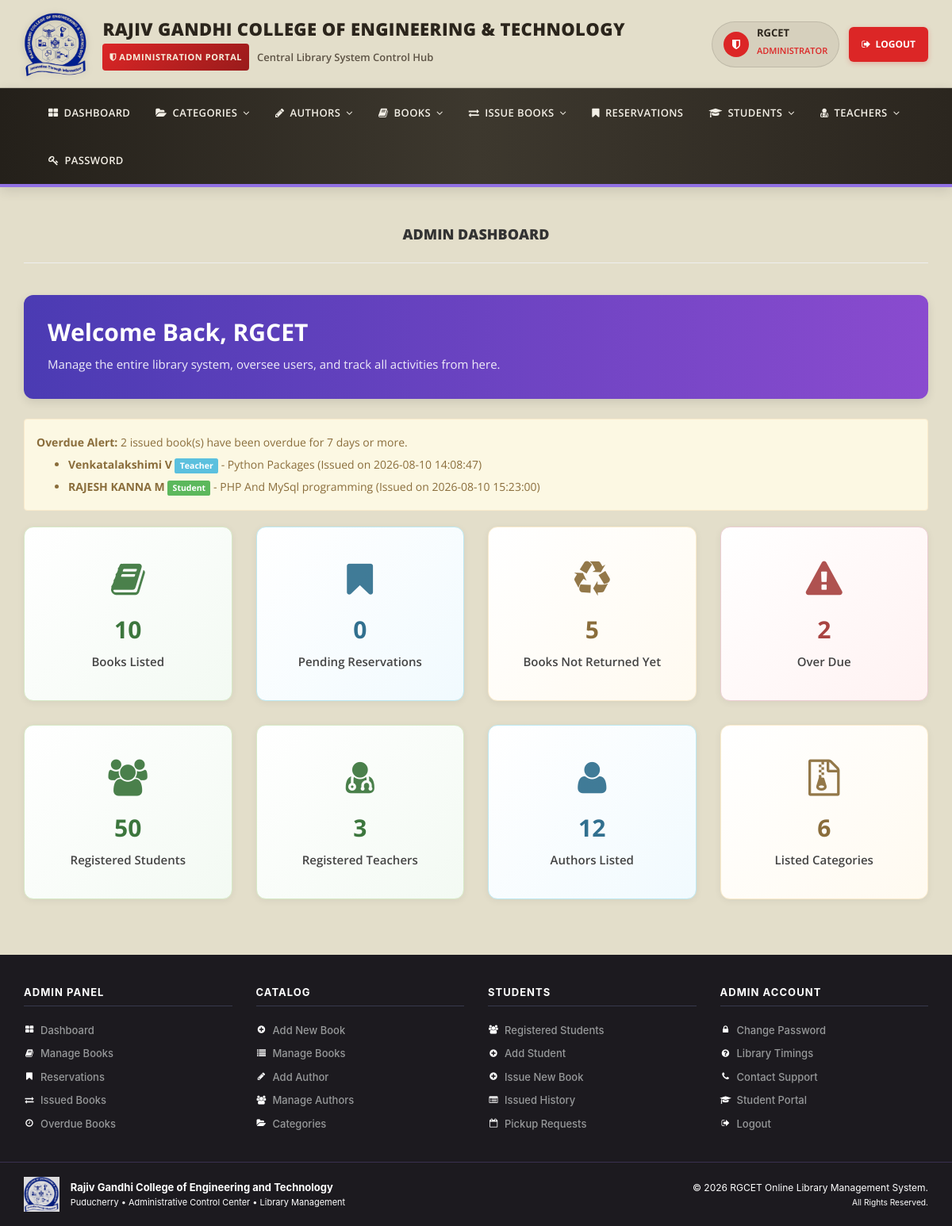
Screenshot of /admin/dashboard.php (signed in) with the database file from the repository.
### tables this page shows
CREATE TABLE `tblissuedbookdetails` (

  `id` int(11) NOT NULL AUTO_INCREMENT,

  `BookId` int(11) DEFAULT NULL,

  `StudentID` varchar(150) DEFAULT NULL,

  `IssuesDate` timestamp NULL DEFAULT current_timestamp(),

  `ReturnDate` timestamp NULL DEFAULT NULL ON UPDATE current_timestamp(),

  `RetrunStatus` int(1) DEFAULT NULL,

  `fine` int(11) DEFAULT NULL,

  `remark` mediumtext NOT NULL,

  PRIMARY KEY (`id`)

);

CREATE TABLE `tblbooks` (

  `id` int(11) NOT NULL AUTO_INCREMENT,

  `BookName` varchar(255) DEFAULT NULL,

  `CatId` int(11) DEFAULT NULL,

  `AuthorId` int(11) DEFAULT NULL,

  `ISBNNumber` varchar(25) DEFAULT NULL,

  `BookPrice` decimal(10,2) DEFAULT NULL,

  `bookImage` varchar(250) NOT NULL,

  `bookPdf` varchar(255) DEFAULT NULL,

  `isIssued` int(1) DEFAULT NULL,

  `RegDate` timestamp NULL DEFAULT current_timestamp(),

  `UpdationDate` timestamp NULL DEFAULT NULL ON UPDATE current_timestamp(),

  `bookQty` int(11) DEFAULT NULL,

  PRIMARY KEY (`id`)

);

### admin/dashboard.php (the view, shortened to what this page needs)
<?php
include('includes/config.php');
if (strlen($_SESSION['alogin']) == 0) {
    header('location:index.php');
} else {
    $overdueBooks = array();
    $overdueCount = 0;
    $sqlOverdue = "SELECT
                    tblissuedbookdetails.id,
                    COALESCE(tblstudents.FullName, tblteachers.FullName) as FullName,
                    tblbooks.BookName,
                    tblissuedbookdetails.IssuesDate,
                    tblissuedbookdetails.StudentID as MemberID
                FROM tblissuedbookdetails
                LEFT JOIN tblstudents ON tblstudents.StudentId = tblissuedbookdetails.StudentId
                LEFT JOIN tblteachers ON tblteachers.TeacherId = tblissuedbookdetails.StudentId
                JOIN tblbooks ON tblbooks.id = tblissuedbookdetails.BookId
                WHERE (tblissuedbookdetails.RetrunStatus = '' OR tblissuedbookdetails.RetrunStatus IS NULL)
                ORDER BY tblissuedbookdetails.IssuesDate ASC";
    $queryOverdue = $dbh->prepare($sqlOverdue);
    $queryOverdue->execute();
    $resultsOverdue = $queryOverdue->fetchAll(PDO::FETCH_OBJ);
    if (count($resultsOverdue) > 0) {
        foreach ($resultsOverdue as $row) {
            $issueDateRaw = $row->IssuesDate;
            if (!empty($issueDateRaw)) {
                $issueDate = DateTime::createFromFormat('Y-m-d H:i:s', $issueDateRaw);
                if ($issueDate) {
                    $today = new DateTime('today');
                    $interval = $issueDate->diff($today);
                    $daysSinceIssue = (int) $interval->format('%a');
                    if ($daysSinceIssue >= 7) {
                        $overdueBooks[] = $row;
                        $overdueCount++;
                    }
                }
            }
        }
    }
    ?>
    <!DOCTYPE html>
    <html xmlns="http://www.w3.org/1999/xhtml">
    <head>
        <link href="assets/css/bootstrap.css" rel="stylesheet" />
        <link href="assets/css/font-awesome.css" rel="stylesheet" />
        <link href="assets/css/style.css?v=1.5" rel="stylesheet" />
    </head>
    <body>
        <?php include('includes/header.php'); ?>
        <div class="content-wrapper">
            <div class="container">
                <div class="row pad-botm">
                    <div class="col-md-12">
                        <h4 class="header-line" align="center">ADMIN DASHBOARD</h4>
                    </div>
                </div>
                <?php if (isset($_SESSION['FullName'])) { ?>
                    <div class="row">
                        <div class="col-md-12">
                            <div
                                style="background: linear-gradient(to right, #4b3bb3, #8a4bcf); padding: 30px; border-radius: 12px; color: white; margin-bottom: 25px; box-shadow: 0 4px 12px rgba(0,0,0,0.1);">
                                <h2 style="margin-top: 0; font-weight: 700;">Welcome Back,
                                    <?php echo htmlentities($_SESSION['FullName']); ?></h2>
                                <p style="margin-bottom: 0; font-size: 15px; opacity: 0.9;">Manage the entire library system,
                                    oversee users, and track all activities from here.</p>
                            </div>
                        </div>
                    </div>
                <?php } ?>
                <?php if ($overdueCount > 0) { ?>
                    <div class="row">
                        <div class="col-md-12">
                            <div class="alert alert-warning">
                                <strong>Overdue Alert:</strong> <?php echo htmlentities($overdueCount); ?> issued book(s) have
                                been overdue for 7 days or more.
                                <ul class="margin-top-10">
                                    <?php foreach ($overdueBooks as $overdue) { ?>
                                        <li>
                                            <strong><?php echo htmlentities($overdue->FullName); ?></strong>
                                            <?php if (stripos($overdue->MemberID, 'TID') === 0): ?>
                                                <span class="label label-info">Teacher</span>
                                            <?php else: ?>
                                                <span class="label label-success">Student</span>
                                            <?php endif; ?>
                                            - <?php echo htmlentities($overdue->BookName); ?>
                                            (Issued on <?php echo htmlentities($overdue->IssuesDate); ?>)
                                        </li>
                                    <?php } ?>
                                </ul>
                            </div>
                        </div>
                    </div>
                <?php } ?>
                <div class="row">
                    <a href="manage-books.php">
                        <div class="col-md-3 col-sm-3 col-xs-6">
                            <div class="dashboard-card dashboard-card-success text-center">
                                <i class="fa fa-book fa-5x"></i>
                                <?php
                                $sql = "SELECT id from tblbooks";
                                $query = $dbh->prepare($sql);
                                $query->execute();
                                $results = $query->fetchAll(PDO::FETCH_OBJ);
                                $listdbooks = count($results);
                                ?>
                                <h3><?php echo htmlentities($listdbooks); ?></h3>
                                <div class="card-label">Books Listed</div>
                            </div>
                        </div>
                    </a>
                    <a href="manage-reservations.php">
                        <div class="col-md-3 col-sm-3 col-xs-6">
                            <div class="dashboard-card dashboard-card-info text-center">
                                <i class="fa fa-bookmark fa-5x"></i>
                                <?php
                                $sqlRes = "SELECT id from tblreservations where Status = 'Reserved'";
                                $queryRes = $dbh->prepare($sqlRes);
                                $queryRes->execute();
                                $totalReservations = $queryRes->rowCount();
                                ?>
                                <h3><?php echo htmlentities($totalReservations); ?></h3>
                                <div class="card-label">Pending Reservations</div>
                            </div>
                        </div>
                    </a>
                    <a href="manage-issued-books.php?status=not_returned">
                        <div class="col-md-3 col-sm-3 col-xs-6">
                            <div class="dashboard-card dashboard-card-warning text-center">
                                <i class="fa fa-recycle fa-5x"></i>
                                <?php
                                $sql2 = "SELECT id from tblissuedbookdetails where (RetrunStatus='' || RetrunStatus is null)";
                                $query2 = $dbh->prepare($sql2);
                                $query2->execute();
                                $results2 = $query2->fetchAll(PDO::FETCH_OBJ);
                                $returnedbooks = count($results2);
                                ?>
                                <h3><?php echo htmlentities($returnedbooks); ?></h3>
                                <div class="card-label">Books Not Returned Yet</div>
                            </div>
                        </div>
                    </a>
                    <a href="overdue-details.php">
                        <div class="col-md-3 col-sm-3 col-xs-6">
                            <div class="dashboard-card dashboard-card-danger text-center">
                                <i class="fa fa-exclamation-triangle fa-5x"></i>
                                <h3><?php echo htmlentities($overdueCount); ?></h3>
                                <div class="card-label">Over Due</div>
                            </div>
                        </div>
                    </a>
                </div>
                <div class="row">
                    <a href="reg-students.php">
                        <div class="col-md-3 col-sm-3 col-xs-6">
                            <div class="dashboard-card dashboard-card-success text-center">
                                <i class="fa fa-users fa-5x"></i>
                                <?php
                                $sql3 = "SELECT id from tblstudents";
                                $query3 = $dbh->prepare($sql3);
                                $query3->execute();
                                $results3 = $query3->fetchAll(PDO::FETCH_OBJ);
                                $regstds = count($results3);
                                ?>
                                <h3><?php echo htmlentities($regstds); ?></h3>
                                <div class="card-label">Registered Students</div>
                            </div>
                        </div>
                    </a>
                    <a href="reg-teachers.php">
                        <div class="col-md-3 col-sm-3 col-xs-6">
                            <div class="dashboard-card dashboard-card-success text-center">
                                <i class="fa fa-user-md fa-5x"></i>
                                <?php
                                $sqlT = "SELECT id from tblteachers";
                                $queryT = $dbh->prepare($sqlT);
                                $queryT->execute();
                                $resultsT = $queryT->fetchAll(PDO::FETCH_OBJ);
                                $regteachers = count($resultsT);
                                ?>
                                <h3><?php echo htmlentities($regteachers); ?></h3>
                                <div class="card-label">Registered Teachers</div>
                            </div>
                        </div>
                    </a>
                    <a href="manage-authors.php">
                        <div class="col-md-3 col-sm-3 col-xs-6">
                            <div class="dashboard-card dashboard-card-info text-center">
                                <i class="fa fa-user fa-5x"></i>
                                <?php
                                $sq4 = "SELECT id from tblauthors";
                                $query4 = $dbh->prepare($sq4);
                                $query4->execute();
                                $results4 = $query4->fetchAll(PDO::FETCH_OBJ);
                                $listdathrs = count($results4);
                                ?>
                                <h3><?php echo htmlentities($listdathrs); ?></h3>
                                <div class="card-label">Authors Listed</div>
                            </div>
                        </div>
                    </a>
                    <a href="manage-categories.php">
                        <div class="col-md-3 col-sm-3 col-xs-6">
                            <div class="dashboard-card dashboard-card-warning text-center">
                                <i class="fa fa-file-archive-o fa-5x"></i>
                                <?php
                                $sql5 = "SELECT id from tblcategory";
                                $query5 = $dbh->prepare($sql5);
                                $query5->execute();
                                $results5 = $query5->fetchAll(PDO::FETCH_OBJ);
                                $listdcats = count($results5);
                                ?>
                                <h3><?php echo htmlentities($listdcats); ?></h3>
                                <div class="card-label">Listed Categories</div>
                            </div>
                        </div>
                    </a>
                </div>
            </div>
        </div>
        <?php include('includes/footer.php'); ?>
    </body>
    </html>
<?php } ?>

### admin/assets/css/style.css (style rules this page uses)
a, a:hover, a:focus, a:active { text-decoration: none; outline: none !important; }
html { height: 100%; }
body { font-family: 'Open Sans', sans-serif; line-height: 28px; background-color: rgb(227, 222, 202); display: flex; min-height: 100%; flex-direction: column; margin: 0; padding: 0; }
.content-wrapper { margin-top: 40px; padding-bottom: 40px; flex: 1 0 auto; }
.header-line { font-weight: 900; padding-bottom: 25px; border-bottom: 1px solid #eeeeee; text-transform: uppercase; }
.pad-botm { padding-bottom: 30px; }
.dashboard-card { position: relative; min-height: 220px; display: flex; flex-direction: column; align-items: center; justify-content: center; padding: 28px 18px 22px; margin-bottom: 30px; border-radius: 12px; border: 1px solid #e3e3e3; background: #ffffff; box-shadow: 0 2px 10px rgba(0, 0, 0, 0.06); transition: transform 0.25s ease, box-shadow 0.25s ease, border-color 0.25s ease; color: #333; }
.dashboard-card i { font-size: 46px; margin-bottom: 14px; opacity: 0.92; }
.dashboard-card h3 { margin: 8px 0 12px; font-size: 30px; line-height: 1.2; font-weight: 700; color: #2d2d2d; }
.dashboard-card .card-label { font-size: 15px; line-height: 1.4; font-weight: 600; color: #444; }
.dashboard-card-success { border-color: #d6e9c6; background: linear-gradient(135deg, #ffffff 0%, #f3faf3 100%); }
.dashboard-card-success i, .dashboard-card-success h3 { color: #3c763d; }
.dashboard-card-info { border-color: #bce8f1; background: linear-gradient(135deg, #ffffff 0%, #f1fafe 100%); }
.dashboard-card-info i, .dashboard-card-info h3 { color: #31708f; }
.dashboard-card-warning { border-color: #faebcc; background: linear-gradient(135deg, #ffffff 0%, #fffaf0 100%); }
.dashboard-card-warning i, .dashboard-card-warning h3 { color: #8a6d3b; }
.dashboard-card-danger { border-color: #ebccd1; background: linear-gradient(135deg, #ffffff 0%, #fff2f2 100%); }
.dashboard-card-danger i, .dashboard-card-danger h3 { color: #a94442; }

### rows the page displays
tblissuedbookdetails: FullName "Venkatalakshimi V", shows "Teacher", BookId.BookName "Python Packages", IssuesDate "2026-08-10 14:08:47"
tblissuedbookdetails: FullName "RAJESH KANNA M", shows "Student", BookId.BookName "PHP And MySql programming", IssuesDate "2026-08-10 15:23:00"

### other values shown
$adminName "RGCET"
$_SESSION['FullName'] "RGCET"
$overdueCount "2"
$listdbooks "10"
$totalReservations "0"
$returnedbooks "5"
$regstds "50"
$regteachers "3"
$listdathrs "12"
$listdcats "6"
